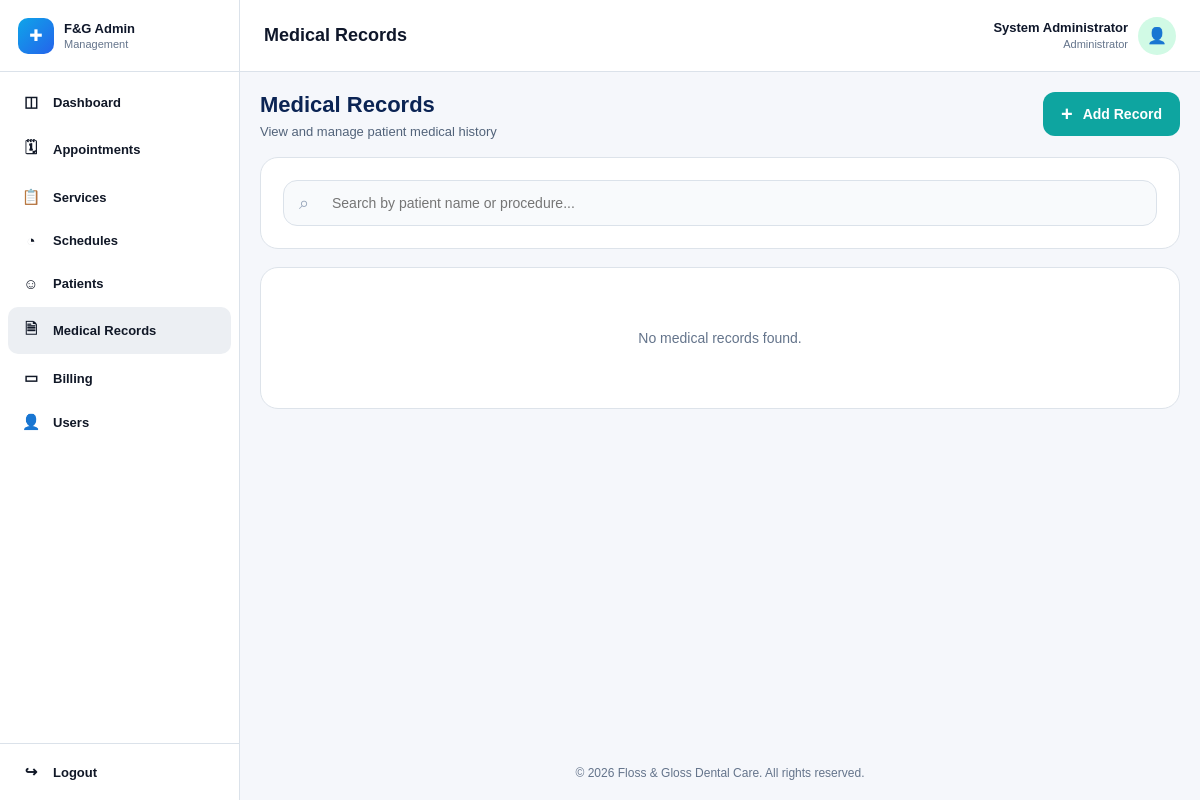
Before: /admin/medical-records.php (signed in) with the older database file.
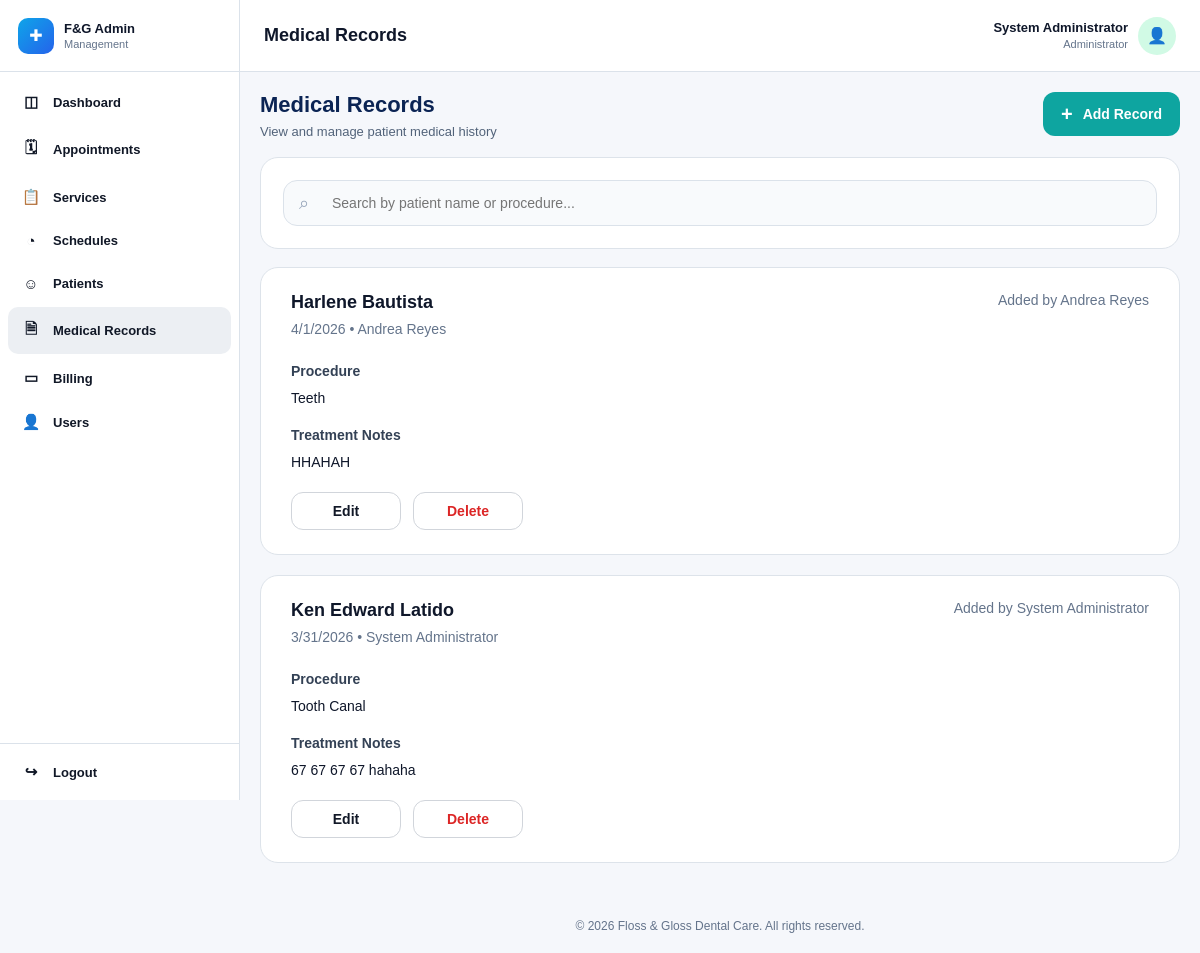
After: the same page with the newer database file.
### tables this page shows
CREATE TABLE `medical_notes` (
  `note_id` int(11) NOT NULL,
  `patient_id` int(11) NOT NULL,
  `appointment_id` int(11) DEFAULT NULL,
  `encoded_by` int(11) NOT NULL,
  `note_type` enum('medical_history','appointment_note','treatment_note','general_note') NOT NULL DEFAULT 'general_note',
  `chief_complaint` text DEFAULT NULL,
  `diagnosis` text DEFAULT NULL,
  `treatment_plan` text DEFAULT NULL,
  `prescription` text DEFAULT NULL,
  `note_text` text NOT NULL,
  `is_confidential` tinyint(1) NOT NULL DEFAULT 0,
  `created_at` timestamp NOT NULL DEFAULT current_timestamp(),
  `updated_at` timestamp NOT NULL DEFAULT current_timestamp() ON UPDATE current_timestamp()
);

### includes/auth.php (called while the page is built, shortened)
<?php
function hasRole(array $allowedRoles): bool {
    $role = $_SESSION['role'] ?? '';
    if ($role === 'system_admin') {
        return true;
    }
    return in_array($role, $allowedRoles, true);
}
?>

### admin/medical-records.php (the view, shortened to what the changed rows need)
<?php
require_once '../config/database.php';
require_once '../includes/auth.php';
$canManageRecords = hasRole(['staff']);
function safeDateFormat(?string $date, string $format = 'n/j/Y'): string {
    $timestamp = strtotime($date);
    return $timestamp ? date($format, $timestamp) : 'N/A';
}
$records = [];
$records_sql = "
    SELECT
        mn.note_id,
        mn.patient_id,
        mn.encoded_by,
        mn.note_type,
        mn.treatment_plan,
        mn.note_text,
        mn.created_at,
        pp.first_name AS patient_first_name,
        pp.last_name AS patient_last_name,
        u_encoder.role AS encoder_role,
        dsp.first_name AS dentist_first_name,
        dsp.last_name AS dentist_last_name,
        ssp.first_name AS staff_first_name,
        ssp.last_name AS staff_last_name
    FROM medical_notes mn
    INNER JOIN patient_profiles pp ON mn.patient_id = pp.patient_id
    LEFT JOIN users u_encoder ON mn.encoded_by = u_encoder.user_id
    LEFT JOIN dentist_profiles dsp ON u_encoder.user_id = dsp.user_id
    LEFT JOIN staff_profiles ssp ON u_encoder.user_id = ssp.user_id
    ORDER BY mn.created_at DESC, mn.note_id DESC
";
$records_result = mysqli_query($conn, $records_sql);
if ($records_result) {
    while ($row = mysqli_fetch_assoc($records_result)) {
        $patient_name = trim(($row['patient_first_name'] ?? '') . ' ' . ($row['patient_last_name'] ?? ''));
        $added_by = 'System';
        if (($row['encoder_role'] ?? '') === 'dentist') {
            $dentist_name = trim(($row['dentist_first_name'] ?? '') . ' ' . ($row['dentist_last_name'] ?? ''));
            $added_by = $dentist_name !== '' ? 'Dr. ' . $dentist_name : 'Dentist';
        } elseif (in_array(($row['encoder_role'] ?? ''), ['staff', 'system_admin', 'admin'])) {
            $staff_name = trim(($row['staff_first_name'] ?? '') . ' ' . ($row['staff_last_name'] ?? ''));
            $added_by = $staff_name !== '' ? $staff_name : 'Admin Staff';
        }
        $procedure = trim($row['treatment_plan'] ?? '');
        $notes = trim($row['note_text'] ?? '');
        $row['patient_name'] = $patient_name;
        $row['added_by'] = $added_by;
        $row['procedure'] = $procedure;
        $row['notes'] = $notes;
        $records[] = $row;
    }
}
include("../includes/admin-header.php");
include("../includes/admin-sidebar.php");
?>
<div class="main-area">
    <div class="topbar">
        <h1>Medical Records</h1>
    </div>
    <div class="content">
        <div class="page-top">
            <div>
                <h2>Medical Records</h2>
            </div>
        </div>
        <div class="records-list" id="recordsList">
            <?php if (count($records) > 0): ?>
                <?php foreach ($records as $record): ?>
                    <div
                        class="record-card"
                        data-search="<?php echo htmlspecialchars(strtolower($record['patient_name'] . ' ' . $record['procedure'] . ' ' . $record['notes'])); ?>"
                    >
                        <div class="record-head">
                            <div>
                                <div class="record-patient"><?php echo htmlspecialchars($record['patient_name']); ?></div>
                                <div class="record-meta">
                                    <?php echo htmlspecialchars(safeDateFormat($record['created_at'], 'n/j/Y')); ?>
                                    •
                                    <?php echo htmlspecialchars($record['added_by']); ?>
                                </div>
                            </div>
                            <div class="record-added-by">
                                Added by <?php echo htmlspecialchars($record['added_by']); ?>
                            </div>
                        </div>
                        <div class="record-label">Procedure</div>
                        <div class="record-value"><?php echo htmlspecialchars($record['procedure']); ?></div>
                        <div class="record-label">Treatment Notes</div>
                        <div class="record-value"><?php echo nl2br(htmlspecialchars($record['notes'])); ?></div>
                        <?php if ($canManageRecords): ?>
                            <div class="record-actions">
                                <button
                                    type="button"
                                    class="action-btn edit"
                                    data-note-id="<?php echo (int)$record['note_id']; ?>"
                                    data-patient-id="<?php echo (int)$record['patient_id']; ?>"
                                    data-procedure="<?php echo htmlspecialchars($record['procedure'], ENT_QUOTES); ?>"
                                    data-notes="<?php echo htmlspecialchars($record['notes'], ENT_QUOTES); ?>"
                                    onclick="openEditRecordModal(this)"
                                >
                                    Edit
                                </button>
                                <form method="POST" onsubmit="return confirm('Delete this medical record?');" style="display:inline;">
                                    <button type="submit" class="action-btn delete">Delete</button>
                                </form>
                            </div>
                        <?php endif; ?>
                    </div>
                <?php endforeach; ?>
            <?php else: ?>
                <section class="panel">
                    <div class="empty-state">No medical records found.</div>
                </section>
            <?php endif; ?>
        </div>
        <?php include("../includes/admin-footer.php"); ?>

Changed rows visible on the page:
added medical_notes: patient_name "Harlene Bautista", created_at "4/1/2026", added_by "Andrea Reyes", treatment_plan "Teeth", note_text "HHAHAH"
added medical_notes: patient_name "Ken Edward Latido", created_at "3/31/2026", added_by "System Administrator", treatment_plan "Tooth Canal", note_text "67 67 67 67 hahaha"
Other visible differences:
text no longer shown: "No medical records found."
